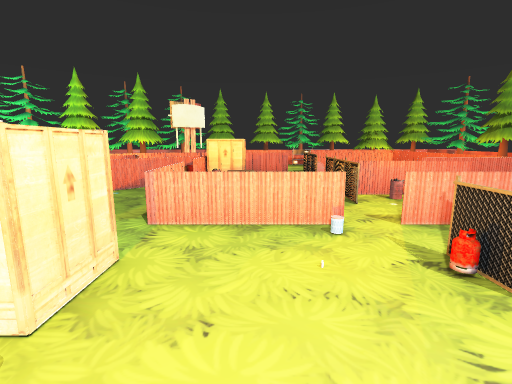
[1] (above)

24 first-person views from a walk through a 3-D level made in the Unity game engine. The camera is 1.3 m above the floor, tilts 10° down and sees 85° across. The floor is counted in squares, 1 m on a side. Each view is taken from the middle of a square. On the plan, view 1 faces up. The plan holds only what a view shows up to about 13 squares ahead; the rest is blank. The player is left out. Some surface patterns are stand-ins.

[2]
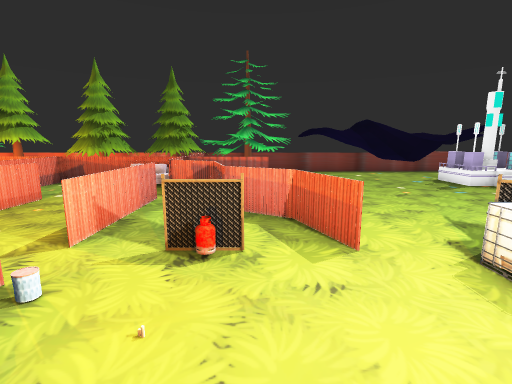

[3]
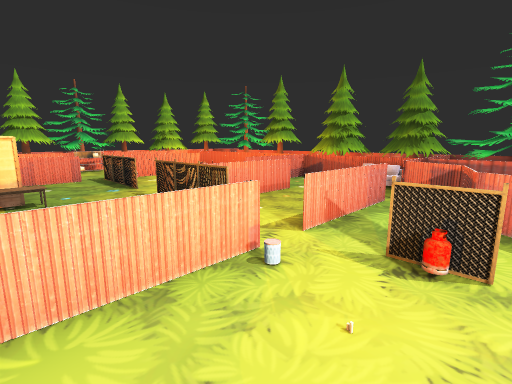

[4]
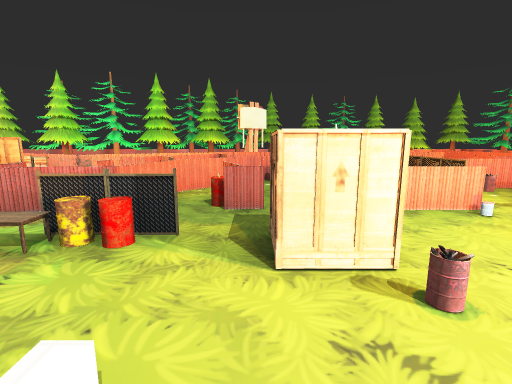

[5]
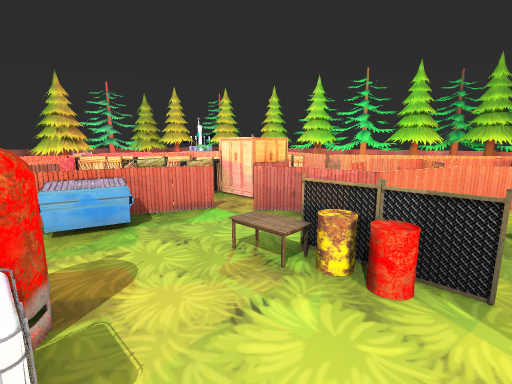

[6]
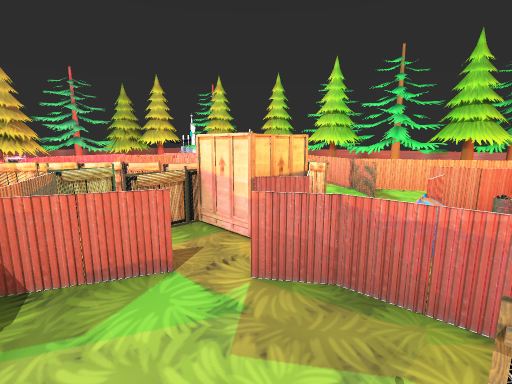

[7]
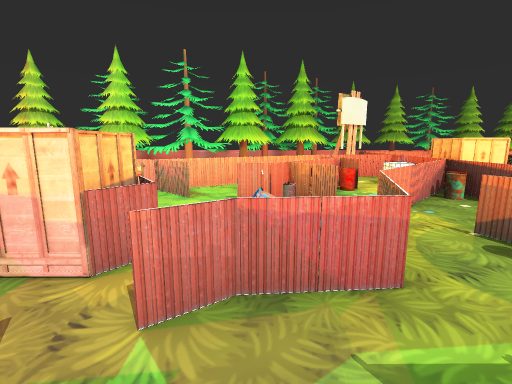

[8]
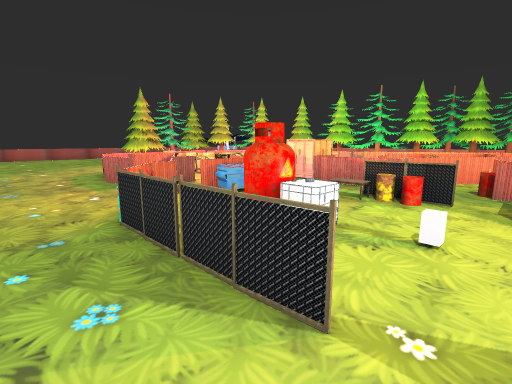

[9]
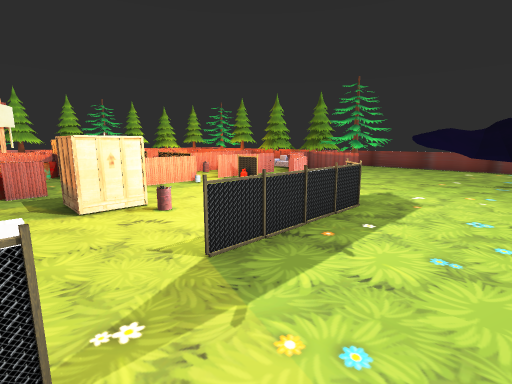

[10]
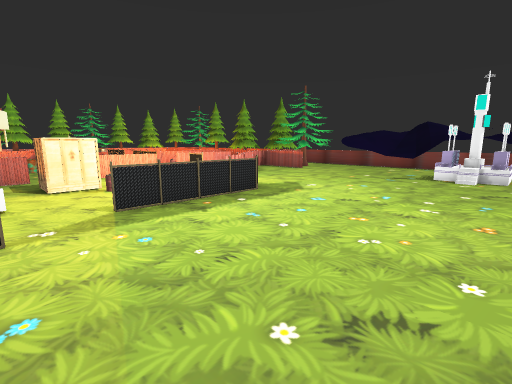

[11]
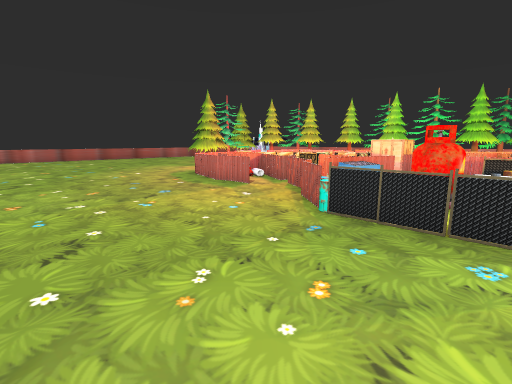

[12]
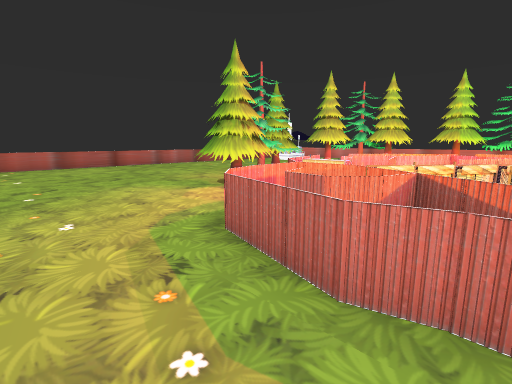

[13]
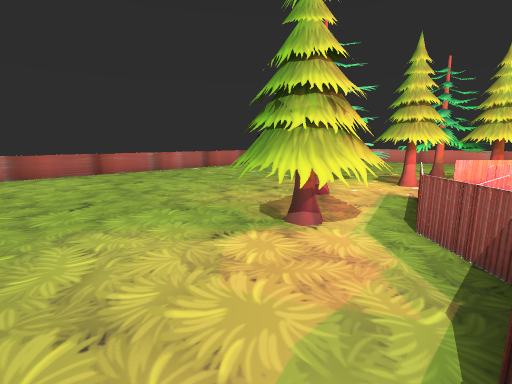

[14]
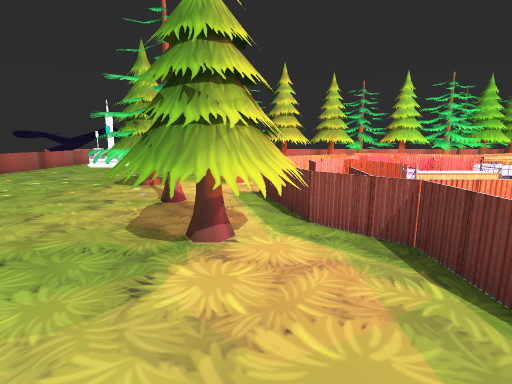

[15]
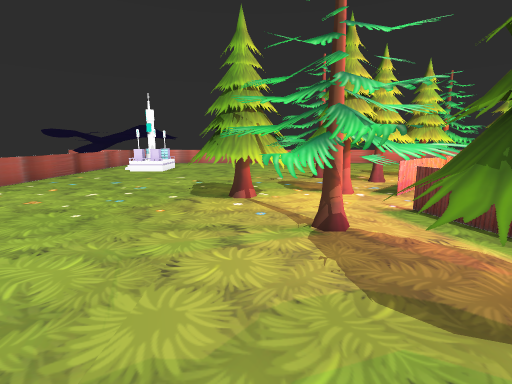

[16]
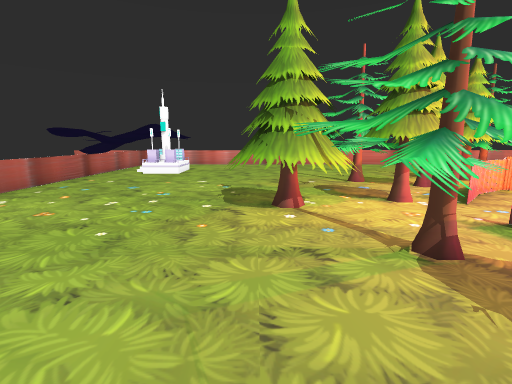

[17]
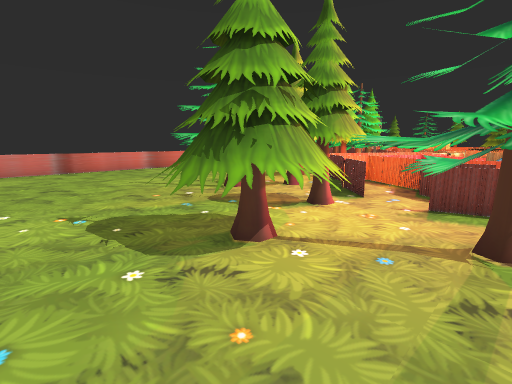

[18]
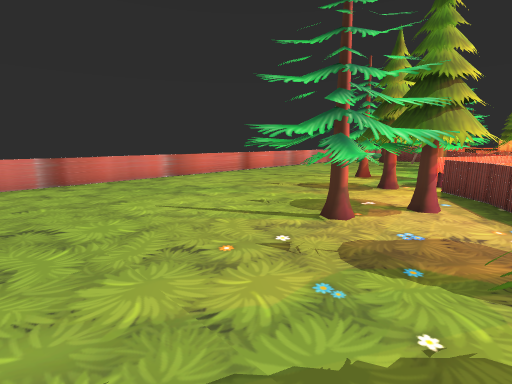

[19]
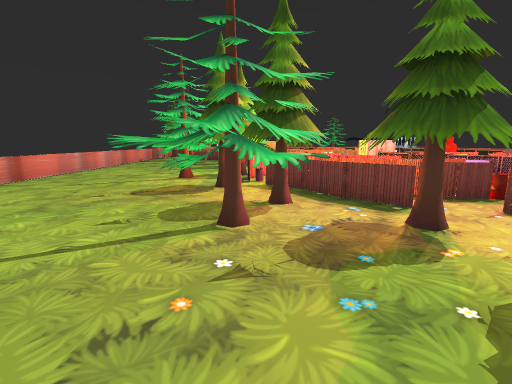

[20]
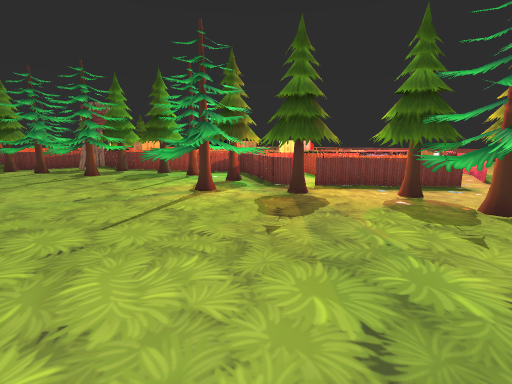

[21]
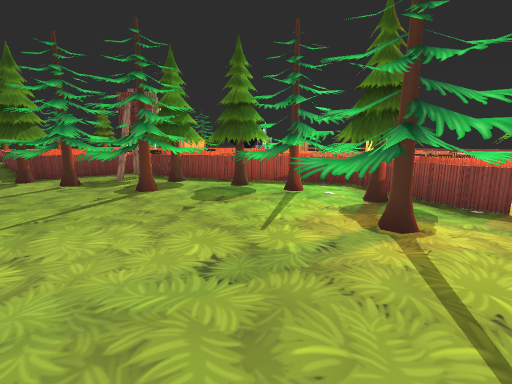

[22]
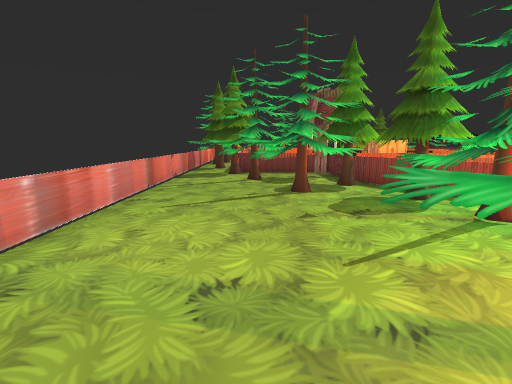

[23]
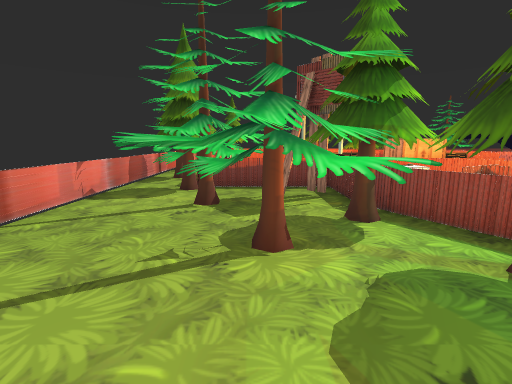

[24]
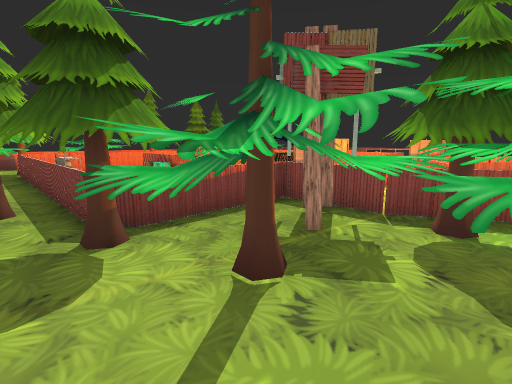

### Floor plan
Key: @ floor where view 1 was taken; # wall or solid block; x gap in a wall; . floor; = window, fence, low wall or low ledge; ^ raised ledge; T pine tree; F fence; C crate; R rack; B barrel; U dumpster; N container; O other object.
Columns run from 29 left of view 1 to 13 right of it. Each row starts with its distance up from view 1.
 19       ==================#######TT
 18       ..................T OOOOOT
 17       ..................TTTOOOOTT OOOOO
 16     O................TTTTTTOO  RR    OO
 15 ^^^O............TT...TTTTTTO   ..    O
 14 ^^^OO..........TTTT..TTTTOOO   .       T #
 13 #x .......TT..OTTTTTTTTTOOOO OOFOOOO  TTT#
 12 =........TTTTOOOTTTTTTOOOO.  ..F..   O   #
 11 =.........TTTOOOOOTTTTO O.NNCC.FO    OOO #
 10 =........TTTOO    O TO  BB.CCC.F.    OOO #
  9 =......OOOOOOO.    .O.  ..OOC...     O   #
  8  .....OOOOOOO.OOOOFF.. O.OOB   F  OOOOOO #
  7   .....OTTOO.OO ONN.F O OO..   F OO. OO  #
  6   ......TTTOO.O O  CC B OO.O   F...  O OOO
  5 =.......TTTTBBO  FFFCO.OOBOO   .......OOOO
  4 =.......TTTTOO.OFF.F.OOO..O.OOO.OOOOOTT O
  3 =........OOOORRFFOF.O...FFCC...F..OO TTT #
  2 =........OOO.OOF...OO...B.CC...x.O.  TTT #
  1 =............OOOOOO.UU.........OO....TTT #
  0 =............O.O...O..ONN....@.........^ ^
 -1 =.............OOOO..O.ON...FFFFF.....^^^^^
 -2 =....................BFFFF...........^^^^^
 -3       ...............O...............^^^^#
 -4          .............................^^^#
 -5         .............................O^^^^^
 -6         .............................OO^^^^
 -7              ........................   ^^

Positions as (right, up) in squares from view 1, and headings:
1: (0, 0), facing up
2: (-1, 2), facing right
3: (-1, 2), facing up-right
4: (-3, -1), facing up
5: (-4, 0), facing up-left
6: (-6, 2), facing up-left
7: (-7, 2), facing up
8: (-3, -4), facing up-left
9: (-4, -4), facing up-right
10: (-4, -7), facing up-right
11: (-5, -7), facing up-left
12: (-12, -3), facing up-left
13: (-16, -1), facing up-left
14: (-18, -1), facing up
15: (-21, 1), facing up
16: (-22, 2), facing up
17: (-24, 5), facing up-right
18: (-23, 9), facing up-right
19: (-23, 11), facing right
20: (-19, 18), facing down-right
21: (-14, 18), facing down-right
22: (-14, 16), facing right
23: (-10, 15), facing right
24: (-6, 18), facing down-right
